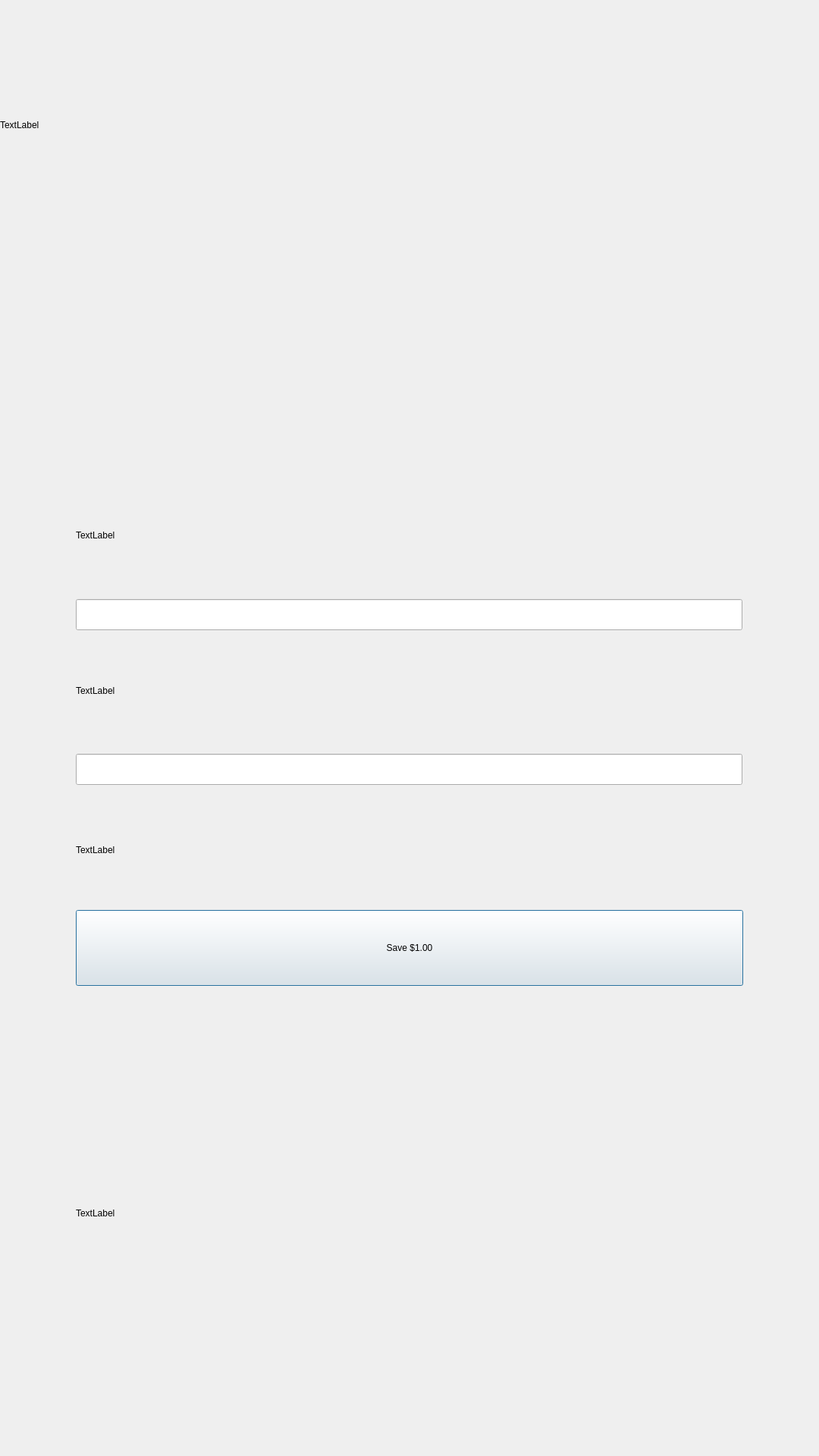
<?xml version="1.0" encoding="UTF-8"?>
<ui version="4.0">
 <class>survey</class>
 <widget class="QDialog" name="survey">
  <property name="geometry">
   <rect>
    <x>0</x>
    <y>0</y>
    <width>1080</width>
    <height>1920</height>
   </rect>
  </property>
  <property name="windowTitle">
   <string>Dialog</string>
  </property>
  <widget class="QLabel" name="surveyLabel">
   <property name="geometry">
    <rect>
     <x>0</x>
     <y>100</y>
     <width>1080</width>
     <height>130</height>
    </rect>
   </property>
   <property name="text">
    <string>TextLabel</string>
   </property>
  </widget>
  <widget class="QLabel" name="logoLabel">
   <property name="geometry">
    <rect>
     <x>100</x>
     <y>1500</y>
     <width>880</width>
     <height>200</height>
    </rect>
   </property>
   <property name="text">
    <string>TextLabel</string>
   </property>
  </widget>
  <widget class="QLineEdit" name="drinkEdit">
   <property name="geometry">
    <rect>
     <x>100</x>
     <y>790</y>
     <width>879</width>
     <height>41</height>
    </rect>
   </property>
  </widget>
  <widget class="QLabel" name="drinkLabel">
   <property name="geometry">
    <rect>
     <x>100</x>
     <y>640</y>
     <width>879</width>
     <height>131</height>
    </rect>
   </property>
   <property name="text">
    <string>TextLabel</string>
   </property>
  </widget>
  <widget class="QPushButton" name="saveButton">
   <property name="geometry">
    <rect>
     <x>100</x>
     <y>1200</y>
     <width>880</width>
     <height>100</height>
    </rect>
   </property>
   <property name="text">
    <string>Save $1.00</string>
   </property>
  </widget>
  <widget class="QLineEdit" name="emailEdit">
   <property name="geometry">
    <rect>
     <x>100</x>
     <y>994</y>
     <width>879</width>
     <height>41</height>
    </rect>
   </property>
  </widget>
  <widget class="QLabel" name="emailLabel">
   <property name="geometry">
    <rect>
     <x>100</x>
     <y>840</y>
     <width>879</width>
     <height>141</height>
    </rect>
   </property>
   <property name="text">
    <string>TextLabel</string>
   </property>
  </widget>
  <widget class="QLabel" name="invalidLabel">
   <property name="geometry">
    <rect>
     <x>100</x>
     <y>1050</y>
     <width>879</width>
     <height>141</height>
    </rect>
   </property>
   <property name="text">
    <string>TextLabel</string>
   </property>
  </widget>
 </widget>
 <resources/>
 <connections/>
</ui>
